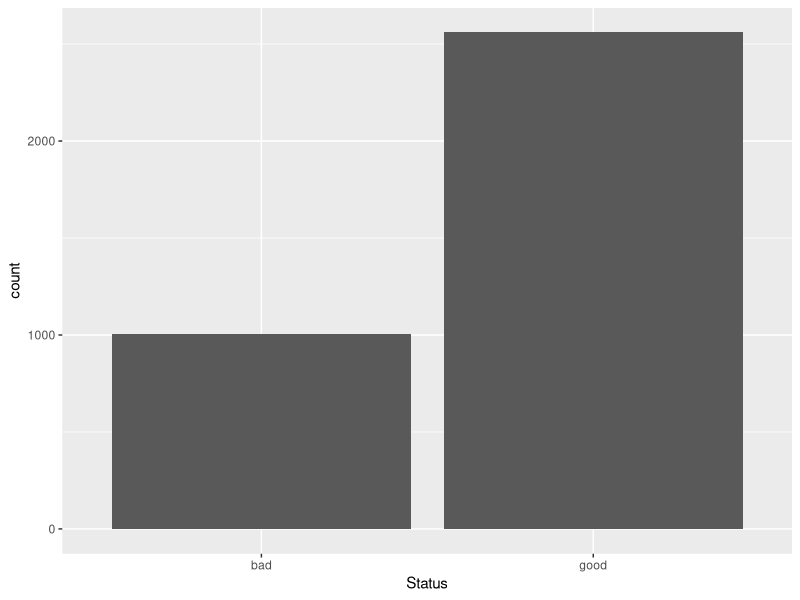
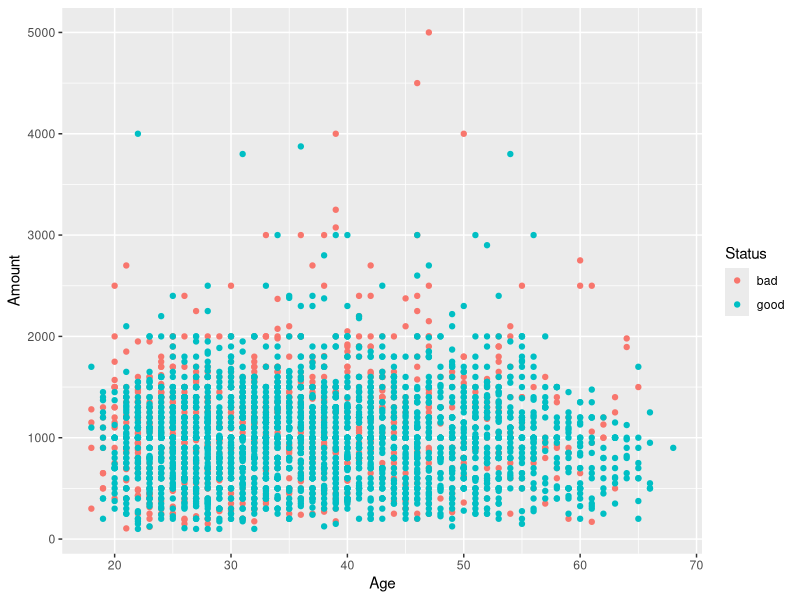

The R script that drew these images, in order:
# Data ####

data(credit_data, package='modeldata')

credit <- tibble::as_tibble(credit_data)

head(credit_data)
head(credit)

library(dplyr)

set.seed(456)
fake_customers <- credit |> 
    select(-Status) |> 
    slice_sample(n=10)

fake_customers


# split the data

library(rsample)

set.seed(82)
data_split <- initial_split(
    credit,
    prop=0.8,
    strata='Status'
)

data_split

train <- training(data_split)
test <- testing(data_split)

train
test

# EDA ####

library(ggplot2)

ggplot(train, aes(x=Status)) + geom_bar()
ggplot(train, aes(x=Age, y=Amount, color=Status))  + 
    geom_point()

# Feature Engineering ####

train |> count(Home)

train |> select(Home) |> head(n=15) |> View()

train |> 
    head(n=15) |> 
    model.matrix( ~ Home, data=_)
